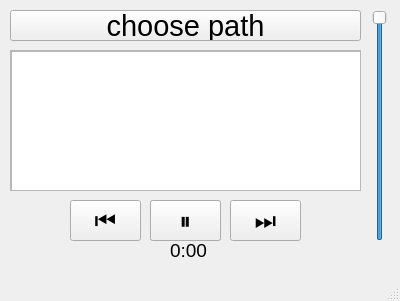
<?xml version="1.0" encoding="UTF-8"?>
<ui version="4.0">
 <class>MainWindow</class>
 <widget class="QMainWindow" name="MainWindow">
  <property name="enabled">
   <bool>true</bool>
  </property>
  <property name="geometry">
   <rect>
    <x>0</x>
    <y>0</y>
    <width>400</width>
    <height>301</height>
   </rect>
  </property>
  <property name="windowTitle">
   <string>MainWindow</string>
  </property>
  <widget class="QWidget" name="centralwidget">
   <widget class="QPushButton" name="pushButton_2">
    <property name="geometry">
     <rect>
      <x>150</x>
      <y>200</y>
      <width>71</width>
      <height>41</height>
     </rect>
    </property>
    <property name="font">
     <font>
      <pointsize>18</pointsize>
     </font>
    </property>
    <property name="text">
     <string>⏯️</string>
    </property>
   </widget>
   <widget class="QSlider" name="verticalSlider">
    <property name="geometry">
     <rect>
      <x>370</x>
      <y>10</y>
      <width>20</width>
      <height>231</height>
     </rect>
    </property>
    <property name="mouseTracking">
     <bool>false</bool>
    </property>
    <property name="maximum">
     <number>100</number>
    </property>
    <property name="value">
     <number>100</number>
    </property>
    <property name="orientation">
     <enum>Qt::Vertical</enum>
    </property>
   </widget>
   <widget class="QLabel" name="label_2">
    <property name="geometry">
     <rect>
      <x>170</x>
      <y>240</y>
      <width>50</width>
      <height>20</height>
     </rect>
    </property>
    <property name="font">
     <font>
      <pointsize>14</pointsize>
     </font>
    </property>
    <property name="text">
     <string>0:00</string>
    </property>
   </widget>
   <widget class="QPushButton" name="pushButton_3">
    <property name="enabled">
     <bool>true</bool>
    </property>
    <property name="geometry">
     <rect>
      <x>150</x>
      <y>200</y>
      <width>71</width>
      <height>41</height>
     </rect>
    </property>
    <property name="font">
     <font>
      <pointsize>18</pointsize>
     </font>
    </property>
    <property name="text">
     <string>⏸</string>
    </property>
   </widget>
   <widget class="QPushButton" name="choosepath">
    <property name="geometry">
     <rect>
      <x>10</x>
      <y>10</y>
      <width>351</width>
      <height>31</height>
     </rect>
    </property>
    <property name="font">
     <font>
      <family>Arial</family>
      <pointsize>22</pointsize>
      <weight>50</weight>
      <bold>false</bold>
     </font>
    </property>
    <property name="text">
     <string>choose path</string>
    </property>
   </widget>
   <widget class="QPushButton" name="next_track">
    <property name="enabled">
     <bool>true</bool>
    </property>
    <property name="geometry">
     <rect>
      <x>230</x>
      <y>200</y>
      <width>71</width>
      <height>41</height>
     </rect>
    </property>
    <property name="font">
     <font>
      <pointsize>18</pointsize>
     </font>
    </property>
    <property name="text">
     <string>⏭️</string>
    </property>
   </widget>
   <widget class="QPushButton" name="previous_track">
    <property name="enabled">
     <bool>true</bool>
    </property>
    <property name="geometry">
     <rect>
      <x>70</x>
      <y>200</y>
      <width>71</width>
      <height>41</height>
     </rect>
    </property>
    <property name="font">
     <font>
      <pointsize>18</pointsize>
     </font>
    </property>
    <property name="text">
     <string>⏮️</string>
    </property>
   </widget>
   <widget class="QScrollArea" name="scrollArea">
    <property name="geometry">
     <rect>
      <x>10</x>
      <y>50</y>
      <width>351</width>
      <height>141</height>
     </rect>
    </property>
    <property name="widgetResizable">
     <bool>true</bool>
    </property>
    <widget class="QWidget" name="scrollAreaWidgetContents">
     <property name="geometry">
      <rect>
       <x>0</x>
       <y>0</y>
       <width>349</width>
       <height>139</height>
      </rect>
     </property>
     <widget class="QTextBrowser" name="textBrowser">
      <property name="geometry">
       <rect>
        <x>0</x>
        <y>0</y>
        <width>351</width>
        <height>141</height>
       </rect>
      </property>
      <property name="font">
       <font>
        <pointsize>10</pointsize>
       </font>
      </property>
     </widget>
    </widget>
   </widget>
  </widget>
  <widget class="QMenuBar" name="menubar">
   <property name="geometry">
    <rect>
     <x>0</x>
     <y>0</y>
     <width>400</width>
     <height>20</height>
    </rect>
   </property>
  </widget>
  <widget class="QStatusBar" name="statusbar"/>
 </widget>
 <resources/>
 <connections/>
</ui>
